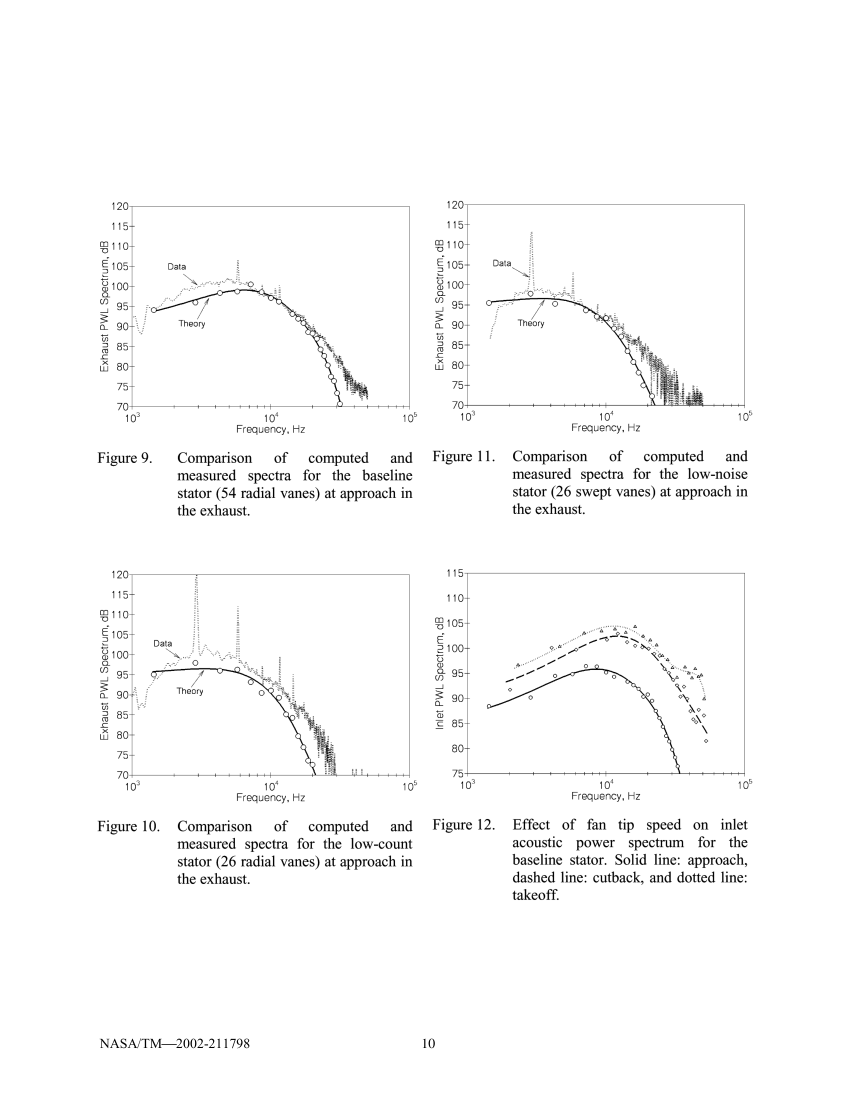
#> input picture data/raw/render/20030003692_p014_400dpi_gray.png, 3400 x 4400 px (shown at 1/4 size); its folder holds only this picture in this run
$ python calibrate_p14.py
#> lines starting #> are read from the running program, lines starting #| are printed output that depends on the picture; after the words box and inside, x2 and y2 are one past the last pixel; in counts of white or black regions, pixels touching at a corner belong together
### digitize/common.py
"""Shared helpers for the UHBR Day-1 digitisation pipeline.

All methods are deterministic pixel/vector operations.  No vision model is used.
Classical OCR was used once, off-line, only to locate the in-plot "Data" and
"Theory" labels; those boxes are stored in the calibration JSON and verified
here by pixel occupancy.
"""
from __future__ import annotations

import csv
import hashlib
import json
import math
from pathlib import Path
from typing import Iterable, Sequence

import numpy as np
import pymupdf as fitz
from PIL import Image

ROOT = Path(__file__).resolve().parents[1]
DATA = ROOT / "data"
RAW = DATA / "raw"
CAL = DATA / "calibration"
DIG = DATA / "digitized"
GEO = DATA / "geometry"
DER = DATA / "derived"
PROV = DATA / "provenance"
QA = DATA / "qa"
OVER = QA / "overlays"

for _d in (RAW, CAL, DIG, GEO, DER, PROV, QA, OVER):
    _d.mkdir(parents=True, exist_ok=True)


# --------------------------------------------------------------------------- #
# source integrity
# --------------------------------------------------------------------------- #
def sha256(path: Path) -> str:
    h = hashlib.sha256()
    with open(path, "rb") as fh:
        for chunk in iter(lambda: fh.read(1 << 20), b""):
            h.update(chunk)
    return h.hexdigest()


# [20 lines left out: functions source_manifest, write_checksums, not called in this run]


# --------------------------------------------------------------------------- #
# rendering
# --------------------------------------------------------------------------- #
def render_page(pdf: Path, page: int, dpi: int = 400, gray: bool = True) -> np.ndarray:
    """Render a 1-based PDF page to a uint8 numpy array, with a PNG cache.

    The cache name includes the PDF stem, page and dpi so a change of source
    cannot silently reuse a stale image.
    """
#> called with page = 14, dpi = 400, gray = True
    cache = RAW / "render" / f"{pdf.stem}_p{page:03d}_{dpi}dpi_{'gray' if gray else 'rgb'}.png"
    cache.parent.mkdir(parents=True, exist_ok=True)
    if cache.exists():
        im = Image.open(cache)
#> im is the input picture: PIL image 3400x4400 L; min 0, max 255, mean 250.2
        return np.array(im.convert("L" if gray else "RGB"))

    doc = fitz.open(pdf)
    page_obj = doc[page - 1]
    pix = page_obj.get_pixmap(dpi=dpi, colorspace=fitz.csGRAY if gray else fitz.csRGB)
    buf = np.frombuffer(pix.samples, dtype=np.uint8)
    arr = buf.reshape(pix.h, pix.stride)[:, : pix.w].copy()
    Image.fromarray(arr).save(cache)
    return arr


# --------------------------------------------------------------------------- #
# binary helpers
# --------------------------------------------------------------------------- #
# [160 lines left out: functions runs, group_positions, detect_major_left_ticks, detect_major_bottom_ticks, fit_y_axis, fit_x_axis and 2 more, not called in this run]


def read_csv(path: Path) -> list[dict]:
    with open(path, newline="") as fh:
        return list(csv.DictReader(fh))


# [11 lines left out: functions write_json, fnum, not called in this run]

### digitize/calibrate_p14.py
"""Calibrate the four panels of NASA/TM-2002-211798 page 14 (report p. 10).

The page is an image-only figure plate.  Frames and major ticks are detected
deterministically at 400 dpi; the three x tick labels (10^3, 10^4, 10^5) were
read once by glyph inspection and are recorded here as a one-time calibration.
The y-axis range (70--120 dB) and the in-plot word boxes come from the same
one-time inspection.  No plot values are read by OCR or by a vision model.
"""
from __future__ import annotations

import json
from datetime import datetime, timezone

import numpy as np

from common import (CAL, ROOT, fit_x_axis, fit_y_axis, render_page,
                    detect_major_bottom_ticks, detect_major_left_ticks,
                    write_json, sha256)

PDF = ROOT / "20030003692.pdf"
PAGE = 14  # 1-based PDF page; report page 10

# Frame corners measured from long dark runs at 400 dpi (x0, y0, x1, y1).
PANELS = {
    "TL": {
        "figure": "Figure 9",
        "description": "Baseline stator (54 radial vanes), approach, exhaust",
        "frame_px": [528, 825, 1638, 1626],
        "label_boxes_px": [[673, 741, 1053, 1078], [714, 819, 1280, 1314]],
        "label_text": ["Data", "Theory"],
        "label_ocr_confidence": [None, None],  # filled below if hOCR box was used
    },
    "BL": {
        "figure": "Figure 10",
        "description": "Low-count stator (26 radial vanes), approach, exhaust",
        "frame_px": [528, 2299, 1638, 3100],
        "label_boxes_px": [[616, 687, 2559, 2587], [706, 812, 2750, 2784]],
        "label_text": ["Data", "Theory"],
        "label_ocr_confidence": [96, 96],
    },
    "TR": {
        "figure": "Figure 11",
        "description": "Low-noise stator (26 swept vanes), approach, exhaust",
        "frame_px": [1868, 818, 2978, 1620],
        "label_boxes_px": [[1973, 2043, 1038, 1066], [2071, 2177, 1278, 1313]],
        "label_text": ["Data", "Theory"],
        "label_ocr_confidence": [95, 94],
    },
}

X_EXPONENTS = [3.0, 4.0, 5.0]
Y_TOP_DB = 120.0


def frame_occupancy(binary: np.ndarray, frame: list[int]) -> dict:
    L, T, R, B = frame
    top = binary[T, L:R + 1].mean()
    bottom = binary[B, L:R + 1].mean()
    left = binary[T:B + 1, L].mean()
    right = binary[T:B + 1, R].mean()
    return {"top": float(top), "bottom": float(bottom),
            "left": float(left), "right": float(right)}


def main() -> dict:
    gray = render_page(PDF, PAGE, dpi=400)
    binary = gray < 170
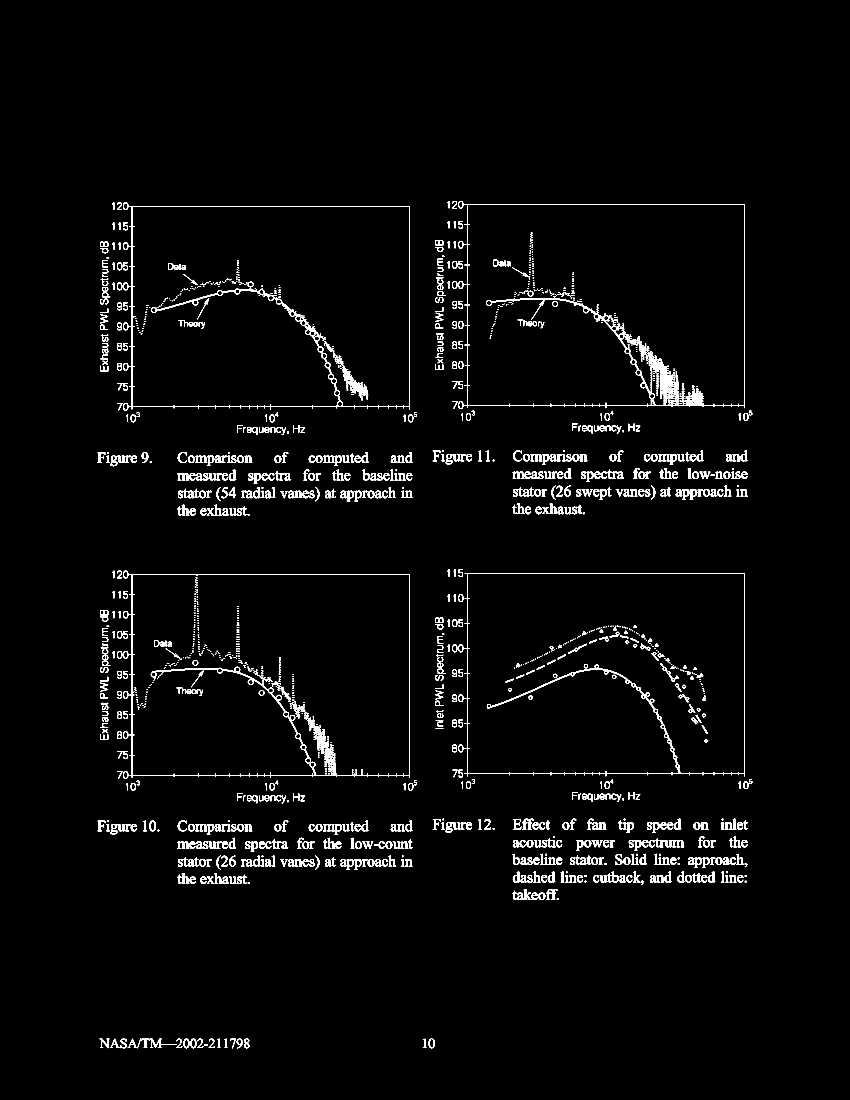
#> binary: shape (4400, 3400) bool (shown at 1/4 size); 2.2% white; 2082 white regions (1004 under 20 px), largest, box (x1, y1, x2, y2) and area: (1858, 818, 2980, 1633) 22860, (517, 825, 1639, 1639) 16302, (1857, 2292, 2980, 3106) 14730
    out = {
        "pdf": PDF.name,
        "pdf_sha256": sha256(PDF),
        "pdf_page": PAGE,
        "report_page": 10,
        "dpi": 400,
        "threshold_gray": 170,
        "generated_utc": datetime.now(timezone.utc).isoformat(timespec="seconds"),
        "axis_labels": {
            "x": "Frequency, Hz",
            "y": "Exhaust PWL Spectrum, dB",
            "x_method": "OCR of rotated/axis titles at 400 dpi plus glyph inspection",
            "y_method": "OCR of rotated y-axis title at 400 dpi plus glyph inspection",
        },
        "x_range_hz": [1000.0, 100000.0],
        "y_range_db": [70.0, 120.0],
        "panels": {},
    }

    for name, p in PANELS.items():
        L, T, R, B = p["frame_px"]
        occ = frame_occupancy(binary, p["frame_px"])
        if min(occ.values()) < 0.95:
            raise RuntimeError(f"{name}: frame not found at {p['frame_px']}: {occ}")

        y_ticks = detect_major_left_ticks(binary, L, T, B, min_run=8)
        if len(y_ticks) != 6:
            raise RuntimeError(f"{name}: expected 6 y major ticks, got {y_ticks}")
        yfit = fit_y_axis(y_ticks, top_db=Y_TOP_DB, step_db=10.0)
        if yfit["max_abs_residual_db"] > 0.05:
            raise RuntimeError(f"{name}: y calibration residual too large: {yfit}")

        all_x = detect_major_bottom_ticks(binary, L, R, B)
        wanted = [L + 0.0, (L + R) / 2.0, R + 0.0]
        x_ticks = []
        for w in wanted:
            cand = [x for x in all_x if abs(x - w) <= 4.0]
            if not cand:
                raise RuntimeError(f"{name}: no x tick near {w}: {all_x}")
            x_ticks.append(min(cand, key=lambda x: abs(x - w)))
        xfit = fit_x_axis(x_ticks, X_EXPONENTS)
        if xfit["max_abs_residual_decades"] > 5e-4:
            raise RuntimeError(f"{name}: x calibration residual too large: {xfit}")

        # verify the stored label boxes actually contain dark glyphs
        lab_check = []
        for (bx0, bx1, by0, by1) in p["label_boxes_px"]:
            frac = binary[by0:by1 + 1, bx0:bx1 + 1].mean()
            lab_check.append(round(float(frac), 4))
            if frac < 0.02:
                raise RuntimeError(f"{name}: label box appears empty: {(bx0, bx1, by0, by1)}")

        panel = {
            "figure": p["figure"],
            "description": p["description"],
            "frame_px": p["frame_px"],
            "frame_occupancy": {k: round(v, 4) for k, v in occ.items()},
            "x_major_ticks_px": [round(x, 2) for x in x_ticks],
            "x_tick_log10_hz": X_EXPONENTS,
            "x_tick_labels": ["10^3", "10^4", "10^5"],
            "x_fit": xfit,
            "y_major_ticks_px": [round(y, 2) for y in y_ticks],
            "y_tick_db": yfit["tick_db"],
            "y_fit": yfit,
            "label_boxes_px": p["label_boxes_px"],
            "label_text": p["label_text"],
            "label_ocr_confidence": p["label_ocr_confidence"],
            "label_box_dark_fraction": lab_check,
            "notes": (
                "Measured data = dashed curve; theory = solid line through "
                "open-circle calculation symbols.  This assignment is fixed "
                "by morphology and by the report text (symbols mark computed "
                "points; lines through symbols are curve fits)."
            ),
        }
        out["panels"][name] = panel
        print(f"{name}: frame ok; y ticks {y_ticks}; y residual {yfit['max_abs_residual_db']:.4f} dB; "
              f"x ticks {x_ticks}; x residual {xfit['max_abs_residual_decades']:.2e} decades")

    path = CAL / "p14_panels.json"
    write_json(path, out)
    print(f"wrote {path}")
    return out


if __name__ == "__main__":
#> (the run stopped early here; a loop or call above may not have finished)
